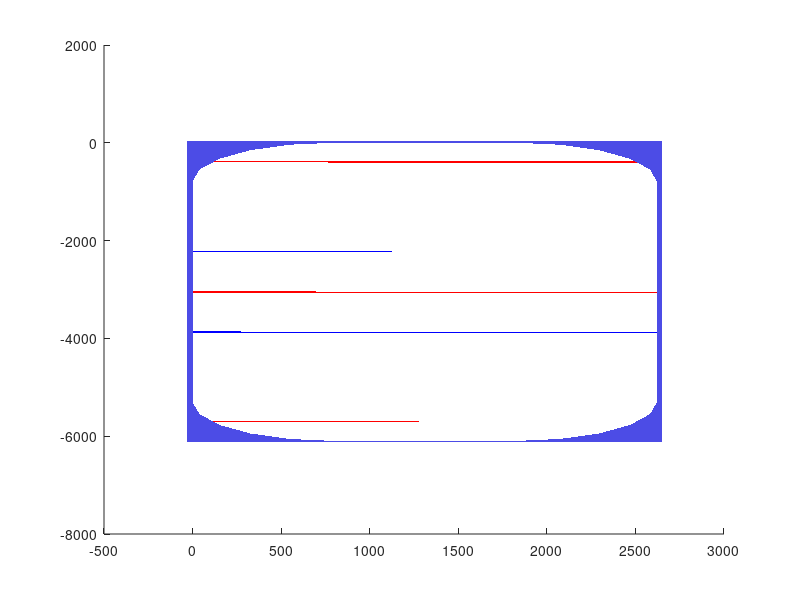

MATLAB code for this plot:
function [ic,brd] = ice;

ax = gca;
vr = [];
fc = [1 2 3 4];
vr = [0 0 0;2621.3 0 0;...
    0 -381 .2;2621.3 -381 .2;2621.3 -411.48 .2;0 -411.48 0;...
    0 -2209.8 0;2621.3 -2209.8 0;2621.3 -2240.3 .2;0 -2240.3 0;...
    0 -3032.8 0;2621.3 -3032.8 0;2621.3 -3063.2 .2;0 -3063.2 0;...
    0 -3855.7 0;2621.3 -3855.7 0;2621.3 -3886.2 .2;0 -3886.2 0;...
    0 -5684.5 0;2621.3 -5684.5 0;2621.3 -5715 .2;0 -5715 0;...
    2621.3 -6096 0;0 -6096 0];

fc = [2 1 3 4;3 4 5 6;6 5 8 7;7 8 9 10;10 9 12 11; 11 12 13 14;...
    14 13 16 15;15 16 17 18;18 17 20 19;19 20 21 22;21 22 24 23];
cdata = [];
cdata(1:length(fc(:,1)),1:3) = 1;
cdata([4,8],1:2) = 0;
cdata([2,6,10],2:3) = 0;
ic = patch('parent',ax,'tag','ice','facevertexcdata',cdata,'facecolor','flat','edgecolor','none','facelighting','phong',...
    'vertices',vr,'faces',fc,'userdata',[],'buttondownfcn','grips(''buttondown'')','clipping','off');

%the walls
[x,y,z] = sphere(20);
x = abs(x(11,1:6)*396.24*2);
x = abs(x-max(x));
y = abs(y(11,1:6)*396.24*2);
y = abs(y-max(y));



xlim = [min(vr(:,1)),max(vr(:,1))];
ylim = [min(vr(:,2)),max(vr(:,2))];
xdata = [];
ydata = [];
zdata = [];

for i = 1:5
    switch i
        case 1
            pt = [xlim(1),ylim(1)];
            xd = x+pt(1);
            yd = y+pt(2);
            pt = pt-30;
        case 2
            pt = [xlim(2),ylim(1)];
            xd = -fliplr(x)+pt(1);
            yd = fliplr(y)+pt(2);
            pt(1) = pt(1)+30;
            pt(2) = pt(2)-30;
        case 3
            pt = [xlim(2),ylim(2)];
            xd = -x+pt(1);
            yd = -y+pt(2);
            pt = pt+30;
        case 4
            pt = [xlim(1),ylim(2)];
            xd = fliplr(x)+pt(1);
            yd = -fliplr(y)+pt(2);
            pt(1) = pt(1)-30;
            pt(2) = pt(2)+30;
        case 5
            pt = [xlim(1),ylim(1)];
            xd = x(1)+pt(1);
            yd = y(1)+pt(2);
            pt = pt-30;
    end

    xd = [xd;xd];
    xd(3:4,:) = pt(1);
    yd = [yd;yd];
    yd(3:4,:) = pt(2);
    zd = zeros(size(xd));
    zd(2:end-1,:) = 100;
    xdata = [xdata,xd];
    ydata = [ydata,yd];
    zdata = [zdata,zd];

end

brd = surface('parent',ax,'xdata',xdata,'ydata',ydata,'zdata',zdata,'facecolor',[.3 .3 .9],'edgecolor','none','facelighting','phong','clipping','off','buttondownfcn',get(ax,'buttondownfcn'),'tag','ice');

